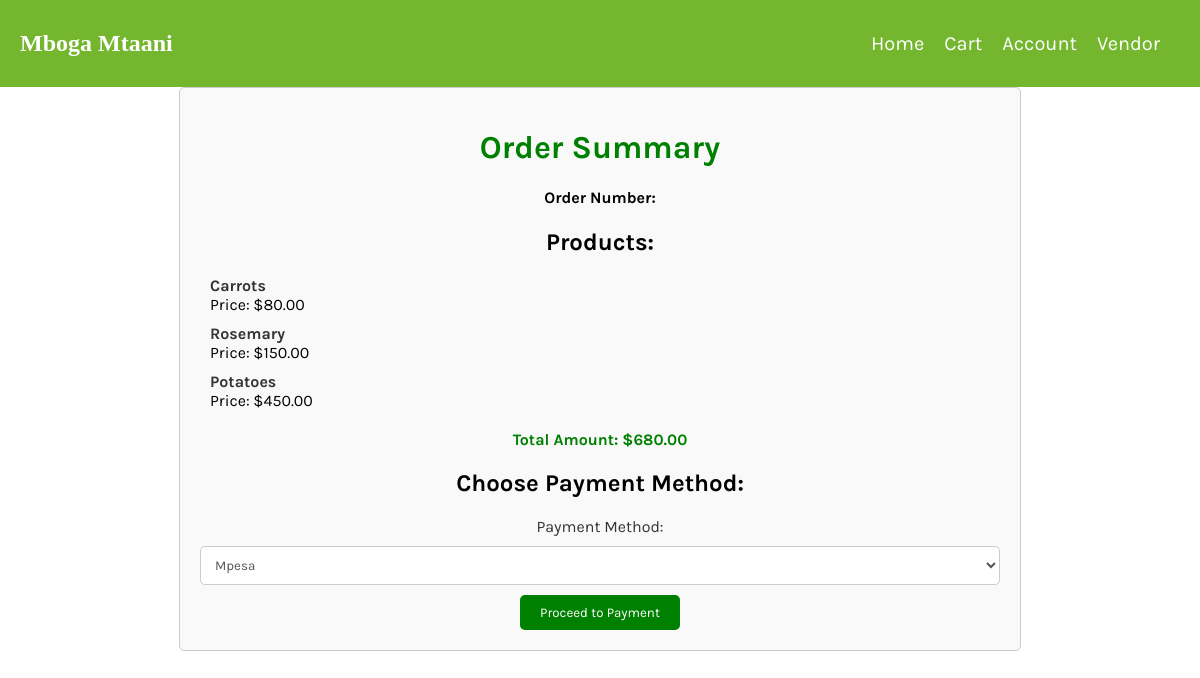
/Order_Details/orders/1/, run on the app's committed database.
### inventory/models.py (models this page shows, shortened)
class Product(models.Model):
    vendor = models.ForeignKey(Vendor, on_delete=models.CASCADE)
    name = models.CharField(max_length=32)
    description = models.TextField()
    image = models.ImageField(upload_to= 'images/')
    price = models.DecimalField(max_digits = 6, decimal_places = 2)
    stock = models.PositiveIntegerField()
    date_created = models.DateTimeField(auto_now_add=True)
    date_updated = models.DateTimeField(auto_now=True)

### Order_Details/views.py (the view)
# urls.py: path("orders/<int:order_id>/", orders_list, name="orders_list_view"),
def orders_list(request, order_id):
    orders = Order.objects.get(id=order_id)
    cart_products = orders.basket.products.all()
    total_amount = orders.order_Total
    total_amount = sum(product.price for product in cart_products)
    context = {
        'order': orders,
        'cart_products': cart_products,
        'total_amount': total_amount,
    }
    return render (request, "Order_Details/orders_list.html", context)

### templates/Order_Details/orders_list.html (shortened to what this page needs)
<!DOCTYPE html>
<html lang="en">
<head>
    {% load static %}
    <link rel="stylesheet" href="{% static 'css/orders_list.css' %}">
</head>
<body>
    {% include 'navbar.html'%}
    <div class="order-container">
        <h1>Order Summary</h1>
        <h4>Order Number: {{ orders.order_Number }}</h4>
        <h2>Products:</h2>
        {% if cart_products %}
            <ul class="product-list">
                {% for product in cart_products %}
                    <li class="product-item">
                        <div class="product-info">
                            <h4 class="product-name">{{ product.name }}</h4>
                            <span class="product-price">Price: ${{ product.price }}</span>
                        </div>
                    </li>
                {% endfor %}
            </ul>
            <p class="total-amount">Total Amount: ${{ total_amount }}</p>
        {% else %}
            <p>Your order is empty.</p>
        {% endif %}
        <div class="choose-payment-container">
            <h2>Choose Payment Method:</h2>
            <form method="POST" action="{% url 'payment_process_view' 1 %}">
                <label for="payment_method">Payment Method:</label>
                <select name="payment_method" id="payment_method">
                    <option value="Mpesa">Mpesa</option>
                </select>
                <button type="submit">Proceed to Payment</button>
            </form>
        </div>
    </div>
</body>
</html>

### static/css/orders_list.css (style rules this page uses)
* { font-family: 'Karla', sans-serif; }
.order-container { max-width: 800px; margin: 0 auto; padding: 20px; border: 1px solid #ccc; border-radius: 5px; background-color: #f9f9f9; text-align: center; }
.order-container h1 { color: green; margin-bottom: 20px; }
.product-list { list-style: none; padding: 0; }
.product-item { display: flex; align-items: center; margin-bottom: 10px; }
.product-info { text-align: left; margin-left: 10px; }
.product-name { color: #333; font-weight: bold; margin: 0; }
.product-price { color: black; margin: 0; }
.total-amount { font-weight: bold; color: green; margin-top: 20px; }
.choose-payment-container { margin-top: 20px; }
.choose-payment-container label { display: block; margin-bottom: 10px; color: #333; }
.choose-payment-container select { width: 100%; padding: 10px; border: 1px solid #ccc; border-radius: 5px; background-color: #fff; color: #555; }
.choose-payment-container button { display: inline-block; background-color: green; color: white; padding: 10px 20px; border: none; border-radius: 5px; margin-top: 10px; text-decoration: none; cursor: pointer; transition: background-color 0.3s ease; }

### static/css/navbar.css (style rules this page uses)
body, ul { margin: 0; padding: 0; font-family: 'Karla', sans-serif; }

### data on the page
Product: name "Carrots", price "80.00"
Product: name "Rosemary", price "150.00"
Product: name "Potatoes", price "450.00"

### other printed values
{{ total_amount }} "680.00"
